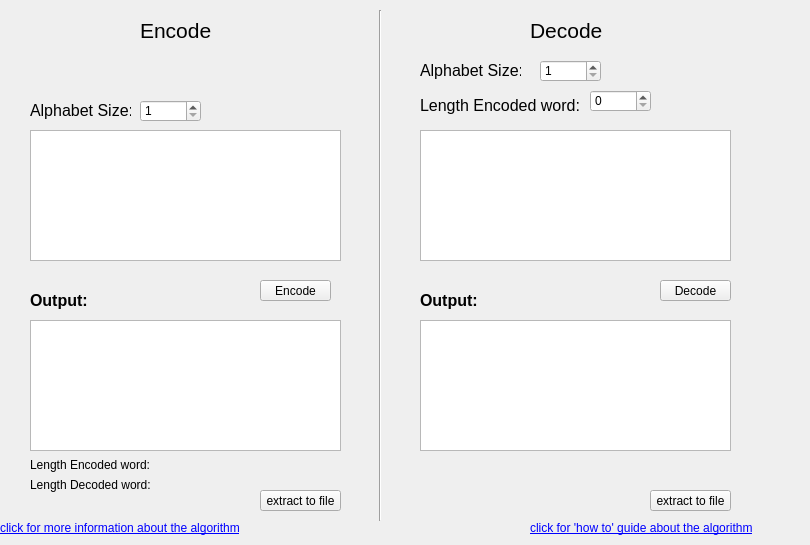
      <widget class="QWidget" name="tab_2">
       <property name="autoFillBackground">
        <bool>true</bool>
       </property>
       <attribute name="title">
        <string>BalancedCodesKnuth</string>
       </attribute>
       <widget class="QLabel" name="label">
        <property name="geometry">
         <rect>
          <x>140</x>
          <y>20</y>
          <width>81</width>
          <height>21</height>
         </rect>
        </property>
        <property name="font">
         <font>
          <pointsize>16</pointsize>
         </font>
        </property>
        <property name="text">
         <string>Encode</string>
        </property>
       </widget>
       <widget class="Line" name="line">
        <property name="geometry">
         <rect>
          <x>370</x>
          <y>10</y>
          <width>20</width>
          <height>511</height>
         </rect>
        </property>
        <property name="orientation">
         <enum>Qt::Vertical</enum>
        </property>
       </widget>
       <widget class="QLabel" name="label_2">
        <property name="geometry">
         <rect>
          <x>530</x>
          <y>20</y>
          <width>81</width>
          <height>21</height>
         </rect>
        </property>
        <property name="font">
         <font>
          <pointsize>16</pointsize>
          <italic>false</italic>
          <underline>false</underline>
         </font>
        </property>
        <property name="text">
         <string>Decode</string>
        </property>
       </widget>
       <widget class="QLabel" name="sigma_len_label">
        <property name="geometry">
         <rect>
          <x>30</x>
          <y>100</y>
          <width>101</width>
          <height>21</height>
         </rect>
        </property>
        <property name="font">
         <font>
          <pointsize>12</pointsize>
         </font>
        </property>
        <property name="text">
         <string>Alphabet Size:</string>
        </property>
       </widget>
       <widget class="QSpinBox" name="sigma_len_box">
        <property name="geometry">
         <rect>
          <x>140</x>
          <y>100</y>
          <width>61</width>
          <height>22</height>
         </rect>
        </property>
        <property name="minimum">
         <number>1</number>
        </property>
       </widget>
       <widget class="QPushButton" name="balanced_knuth_encode_button">
        <property name="geometry">
         <rect>
          <x>260</x>
          <y>280</y>
          <width>71</width>
          <height>21</height>
         </rect>
        </property>
        <property name="text">
         <string>Encode</string>
        </property>
       </widget>
       <widget class="QLabel" name="output_label_knuth">
        <property name="geometry">
         <rect>
          <x>30</x>
          <y>280</y>
          <width>71</width>
          <height>41</height>
         </rect>
        </property>
        <property name="text">
         <string>&lt;html&gt;&lt;head/&gt;&lt;body&gt;&lt;p&gt;&lt;span style=&quot; font-size:12pt; font-weight:600;&quot;&gt;Output:&lt;/span&gt;&lt;/p&gt;&lt;/body&gt;&lt;/html&gt;</string>
        </property>
       </widget>
       <widget class="QLabel" name="len_decoded_word">
        <property name="geometry">
         <rect>
          <x>30</x>
          <y>470</y>
          <width>221</width>
          <height>31</height>
         </rect>
        </property>
        <property name="text">
         <string>&lt;html&gt;&lt;head/&gt;&lt;body&gt;&lt;p&gt;Length Decoded word:&lt;/p&gt;&lt;/body&gt;&lt;/html&gt;</string>
        </property>
       </widget>
       <widget class="QLabel" name="len_encoded_word">
        <property name="geometry">
         <rect>
          <x>30</x>
          <y>450</y>
          <width>221</width>
          <height>31</height>
         </rect>
        </property>
        <property name="text">
         <string>&lt;html&gt;&lt;head/&gt;&lt;body&gt;&lt;p&gt;Length Encoded word:&lt;/p&gt;&lt;/body&gt;&lt;/html&gt;</string>
        </property>
       </widget>
       <widget class="QLabel" name="sigma_len_label_2">
        <property name="geometry">
         <rect>
          <x>420</x>
          <y>60</y>
          <width>101</width>
          <height>21</height>
         </rect>
        </property>
        <property name="font">
         <font>
          <pointsize>12</pointsize>
         </font>
        </property>
        <property name="text">
         <string>Alphabet Size:</string>
        </property>
       </widget>
       <widget class="QSpinBox" name="sigma_len_box_2">
        <property name="geometry">
         <rect>
          <x>540</x>
          <y>60</y>
          <width>61</width>
          <height>22</height>
         </rect>
        </property>
        <property name="minimum">
         <number>1</number>
        </property>
       </widget>
       <widget class="QLabel" name="len_encoded_word_for_dec">
        <property name="geometry">
         <rect>
          <x>420</x>
          <y>90</y>
          <width>161</width>
          <height>31</height>
         </rect>
        </property>
        <property name="text">
         <string>&lt;html&gt;&lt;head/&gt;&lt;body&gt;&lt;p&gt;&lt;span style=&quot; font-size:12pt;&quot;&gt;Length Encoded word:&lt;/span&gt;&lt;/p&gt;&lt;/body&gt;&lt;/html&gt;</string>
        </property>
       </widget>
       <widget class="QSpinBox" name="encode_word_box">
        <property name="geometry">
         <rect>
          <x>590</x>
          <y>90</y>
          <width>61</width>
          <height>22</height>
         </rect>
        </property>
       </widget>
       <widget class="QPushButton" name="balanced_decode_button">
        <property name="geometry">
         <rect>
          <x>660</x>
          <y>280</y>
          <width>71</width>
          <height>21</height>
         </rect>
        </property>
        <property name="text">
         <string>Decode</string>
        </property>
       </widget>
       <widget class="QLabel" name="output_label_knuth_2">
        <property name="geometry">
         <rect>
          <x>420</x>
          <y>280</y>
          <width>71</width>
          <height>41</height>
         </rect>
        </property>
        <property name="text">
         <string>&lt;html&gt;&lt;head/&gt;&lt;body&gt;&lt;p&gt;&lt;span style=&quot; font-size:12pt; font-weight:600;&quot;&gt;Output:&lt;/span&gt;&lt;/p&gt;&lt;/body&gt;&lt;/html&gt;</string>
        </property>
       </widget>
       <widget class="QPlainTextEdit" name="knuth_text_encode">
        <property name="geometry">
         <rect>
          <x>30</x>
          <y>130</y>
          <width>311</width>
          <height>131</height>
         </rect>
        </property>
        <property name="focusPolicy">
         <enum>Qt::StrongFocus</enum>
        </property>
        <property name="tabChangesFocus">
         <bool>true</bool>
        </property>
        <property name="plainText">
         <string/>
        </property>
        <property name="overwriteMode">
         <bool>false</bool>
        </property>
        <property name="placeholderText">
         <string>Ender text</string>
        </property>
       </widget>
       <widget class="QPlainTextEdit" name="knuth_text_encode_2">
        <property name="geometry">
         <rect>
          <x>30</x>
          <y>320</y>
          <width>311</width>
          <height>131</height>
         </rect>
        </property>
        <property name="tabChangesFocus">
         <bool>true</bool>
        </property>
       </widget>
       <widget class="QPlainTextEdit" name="knuth_text_decode">
        <property name="geometry">
         <rect>
          <x>420</x>
          <y>130</y>
          <width>311</width>
          <height>131</height>
         </rect>
        </property>
        <property name="focusPolicy">
         <enum>Qt::StrongFocus</enum>
        </property>
        <property name="tabChangesFocus">
         <bool>true</bool>
        </property>
        <property name="plainText">
         <string/>
        </property>
        <property name="placeholderText">
         <string>Enter text</string>
        </property>
       </widget>
       <widget class="QPlainTextEdit" name="knuth_text_decode_2">
        <property name="geometry">
         <rect>
          <x>420</x>
          <y>320</y>
          <width>311</width>
          <height>131</height>
         </rect>
        </property>
        <property name="tabChangesFocus">
         <bool>true</bool>
        </property>
       </widget>
       <widget class="QLabel" name="infobck">
        <property name="geometry">
         <rect>
          <x>750</x>
          <y>10</y>
          <width>21</width>
          <height>21</height>
         </rect>
        </property>
        <property name="toolTip">
         <string>&lt;html&gt;&lt;head/&gt;&lt;body&gt;&lt;p&gt;Algorithm implemented by : Noa Marelly and Ohad Goudsmid &lt;/p&gt;&lt;p&gt;Algorithm invented by : Donald E. Knuth&lt;/p&gt;&lt;/body&gt;&lt;/html&gt;</string>
        </property>
        <property name="text">
         <string>&lt;html&gt;&lt;head/&gt;&lt;body&gt;&lt;p&gt;&lt;img src=&quot;:/images/info2.png&quot;/&gt;&lt;/p&gt;&lt;/body&gt;&lt;/html&gt;</string>
        </property>
       </widget>
       <widget class="QLabel" name="notebck">
        <property name="geometry">
         <rect>
          <x>320</x>
          <y>100</y>
          <width>21</width>
          <height>21</height>
         </rect>
        </property>
        <property name="toolTip">
         <string>word length need to be mod 0 sigma length</string>
        </property>
        <property name="text">
         <string>&lt;html&gt;&lt;head/&gt;&lt;body&gt;&lt;p&gt;&lt;img src=&quot;:/images/note4.png&quot;/&gt;&lt;/p&gt;&lt;/body&gt;&lt;/html&gt;</string>
        </property>
       </widget>
       <widget class="QLabel" name="notebck_2">
        <property name="geometry">
         <rect>
          <x>710</x>
          <y>100</y>
          <width>21</width>
          <height>21</height>
         </rect>
        </property>
        <property name="toolTip">
         <string>word length need to be mod 0 sigma length</string>
        </property>
        <property name="text">
         <string>&lt;html&gt;&lt;head/&gt;&lt;body&gt;&lt;p&gt;&lt;img src=&quot;:/images/note4.png&quot;/&gt;&lt;/p&gt;&lt;/body&gt;&lt;/html&gt;</string>
        </property>
       </widget>
       <widget class="QLabel" name="moreinforbck">
        <property name="geometry">
         <rect>
          <x>0</x>
          <y>520</y>
          <width>271</width>
          <height>16</height>
         </rect>
        </property>
        <property name="text">
         <string>&lt;html&gt;&lt;head/&gt;&lt;body&gt;&lt;p&gt;&lt;a href=&quot;https://yaakobi.wixsite.com/dnacodingsoftware/post/efficient-balanced-codes&quot;&gt;&lt;span style=&quot; text-decoration: underline; color:#0000ff;&quot;&gt;click for more information about the algorithm&lt;/span&gt;&lt;/a&gt;&lt;/p&gt;&lt;/body&gt;&lt;/html&gt;</string>
        </property>
        <property name="openExternalLinks">
         <bool>true</bool>
        </property>
       </widget>
       <widget class="QLabel" name="moreinforbck_4">
        <property name="geometry">
         <rect>
          <x>530</x>
          <y>520</y>
          <width>271</width>
          <height>16</height>
         </rect>
        </property>
        <property name="text">
         <string>&lt;html&gt;&lt;head/&gt;&lt;body&gt;&lt;p&gt;&lt;a href=&quot;https://github.com/hadasabraham/CodingTool/wiki/Balanced-Codes-Knuth-Overview&quot;&gt;&lt;span style=&quot; text-decoration: underline; color:#0000ff;&quot;&gt;click for 'how to' guide about the algorithm&lt;/span&gt;&lt;/a&gt;&lt;/p&gt;&lt;/body&gt;&lt;/html&gt;</string>
        </property>
        <property name="openExternalLinks">
         <bool>true</bool>
        </property>
       </widget>
       <widget class="QPushButton" name="bck_to_file_button">
        <property name="geometry">
         <rect>
          <x>260</x>
          <y>490</y>
          <width>81</width>
          <height>21</height>
         </rect>
        </property>
        <property name="text">
         <string>extract to file</string>
        </property>
       </widget>
       <widget class="QPushButton" name="bck_to_file_button_2">
        <property name="geometry">
         <rect>
          <x>650</x>
          <y>490</y>
          <width>81</width>
          <height>21</height>
         </rect>
        </property>
        <property name="text">
         <string>extract to file</string>
        </property>
       </widget>
      </widget>
